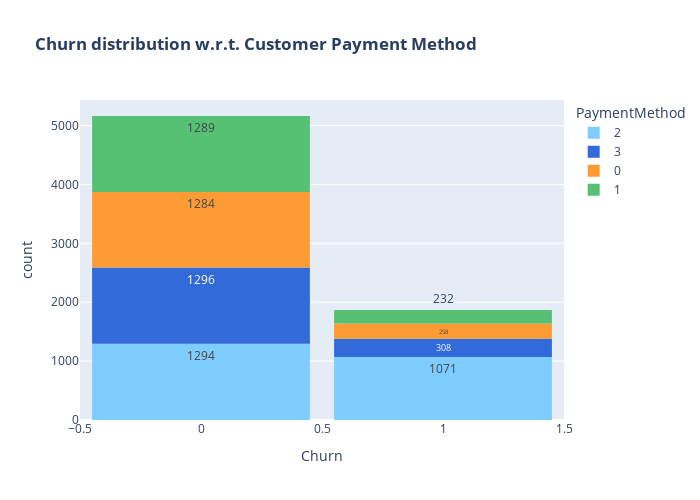

Notebook code cell kept with this figure:
### Code cell
# Contract Distribution w.r.t Churn

fig = px.histogram(df, x="Churn", color="PaymentMethod", title="<b>Churn distribution w.r.t. Customer Payment Method</b>",text_auto=True)
fig.update_layout(width=700, height=500, bargap=0.1)
fig.data[0].marker.color = ('#7fcdff')
fig.data[1].marker.color = ('#326ada')
fig.data[2].marker.color = ('#ff9b35')
fig.data[3].marker.color = ('#56c175')


fig.show()

### Figure 1 — Plotly figure (JSON) as saved in the notebook; plotly's stock layout.template omitted (floating-point values rounded to 4 significant figures; data arrays with more than 128 entries replaced by an {"elided": "..."} marker saying what was removed)
{"data": [{"alignmentgroup": "True", "bingroup": "x", "hovertemplate": "PaymentMethod=2<br>Churn=%{x}<br>count=%{y}<extra></extra>", "legendgroup": "2", "marker": {"color": "#7fcdff", "pattern": {"shape": ""}}, "name": "2", "offsetgroup": "2", "orientation": "v", "showlegend": true, "texttemplate": "%{value}", "type": "histogram", "x": {"elided": "2365 int values"}, "xaxis": "x", "yaxis": "y"}, {"alignmentgroup": "True", "bingroup": "x", "hovertemplate": "PaymentMethod=3<br>Churn=%{x}<br>count=%{y}<extra></extra>", "legendgroup": "3", "marker": {"color": "#326ada", "pattern": {"shape": ""}}, "name": "3", "offsetgroup": "3", "orientation": "v", "showlegend": true, "texttemplate": "%{value}", "type": "histogram", "x": {"elided": "1604 int values"}, "xaxis": "x", "yaxis": "y"}, {"alignmentgroup": "True", "bingroup": "x", "hovertemplate": "PaymentMethod=0<br>Churn=%{x}<br>count=%{y}<extra></extra>", "legendgroup": "0", "marker": {"color": "#ff9b35", "pattern": {"shape": ""}}, "name": "0", "offsetgroup": "0", "orientation": "v", "showlegend": true, "texttemplate": "%{value}", "type": "histogram", "x": {"elided": "1542 int values"}, "xaxis": "x", "yaxis": "y"}, {"alignmentgroup": "True", "bingroup": "x", "hovertemplate": "PaymentMethod=1<br>Churn=%{x}<br>count=%{y}<extra></extra>", "legendgroup": "1", "marker": {"color": "#56c175", "pattern": {"shape": ""}}, "name": "1", "offsetgroup": "1", "orientation": "v", "showlegend": true, "texttemplate": "%{value}", "type": "histogram", "x": {"elided": "1521 int values"}, "xaxis": "x", "yaxis": "y"}], "layout": {"bargap": 0.1, "barmode": "relative", "height": 500, "legend": {"title": {"text": "PaymentMethod"}, "tracegroupgap": 0}, "title": {"text": "<b>Churn distribution w.r.t. Customer Payment Method</b>"}, "width": 700, "xaxis": {"anchor": "y", "domain": [0, 1], "title": {"text": "Churn"}}, "yaxis": {"anchor": "x", "domain": [0, 1], "title": {"text": "count"}}}}
